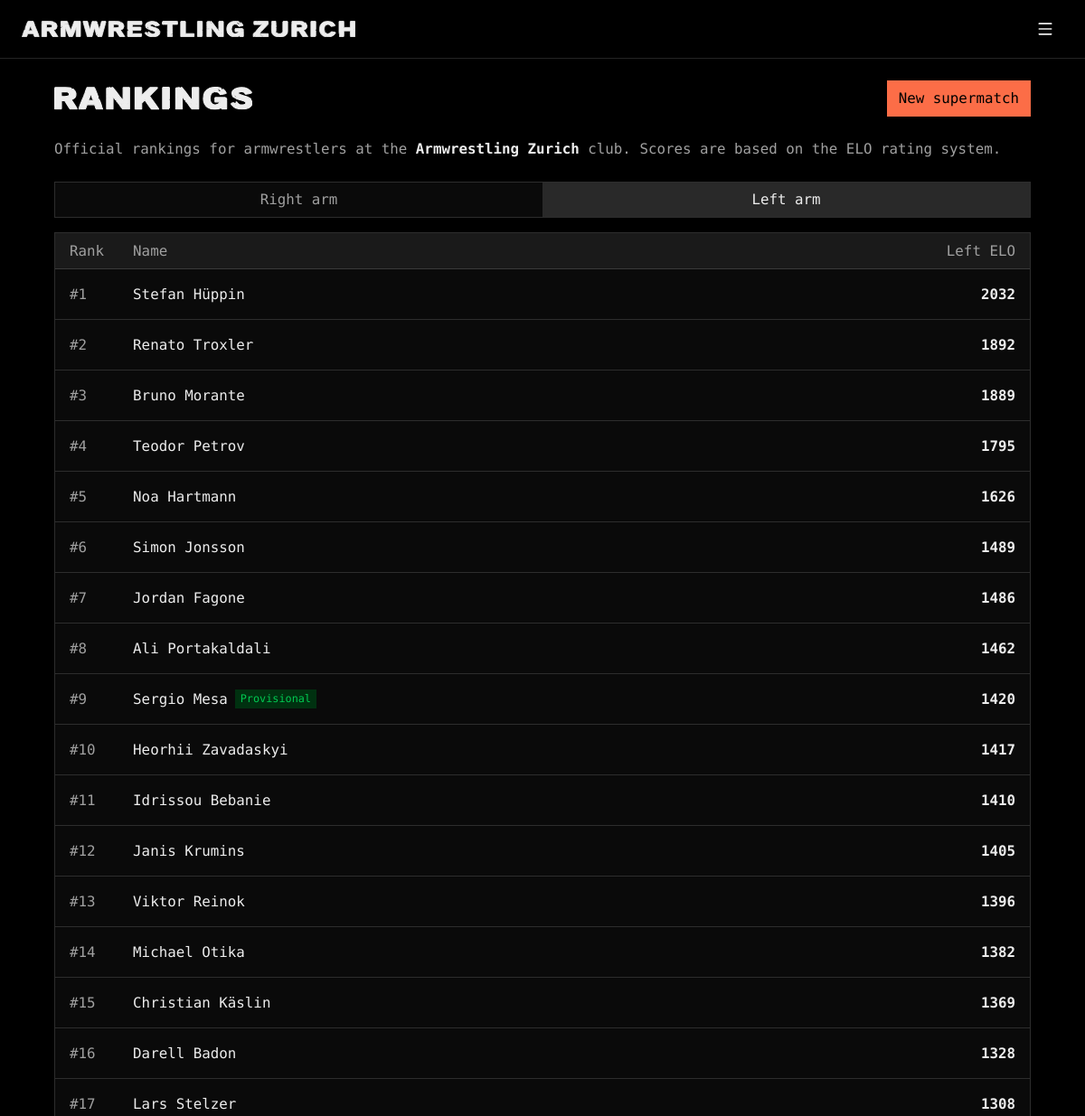
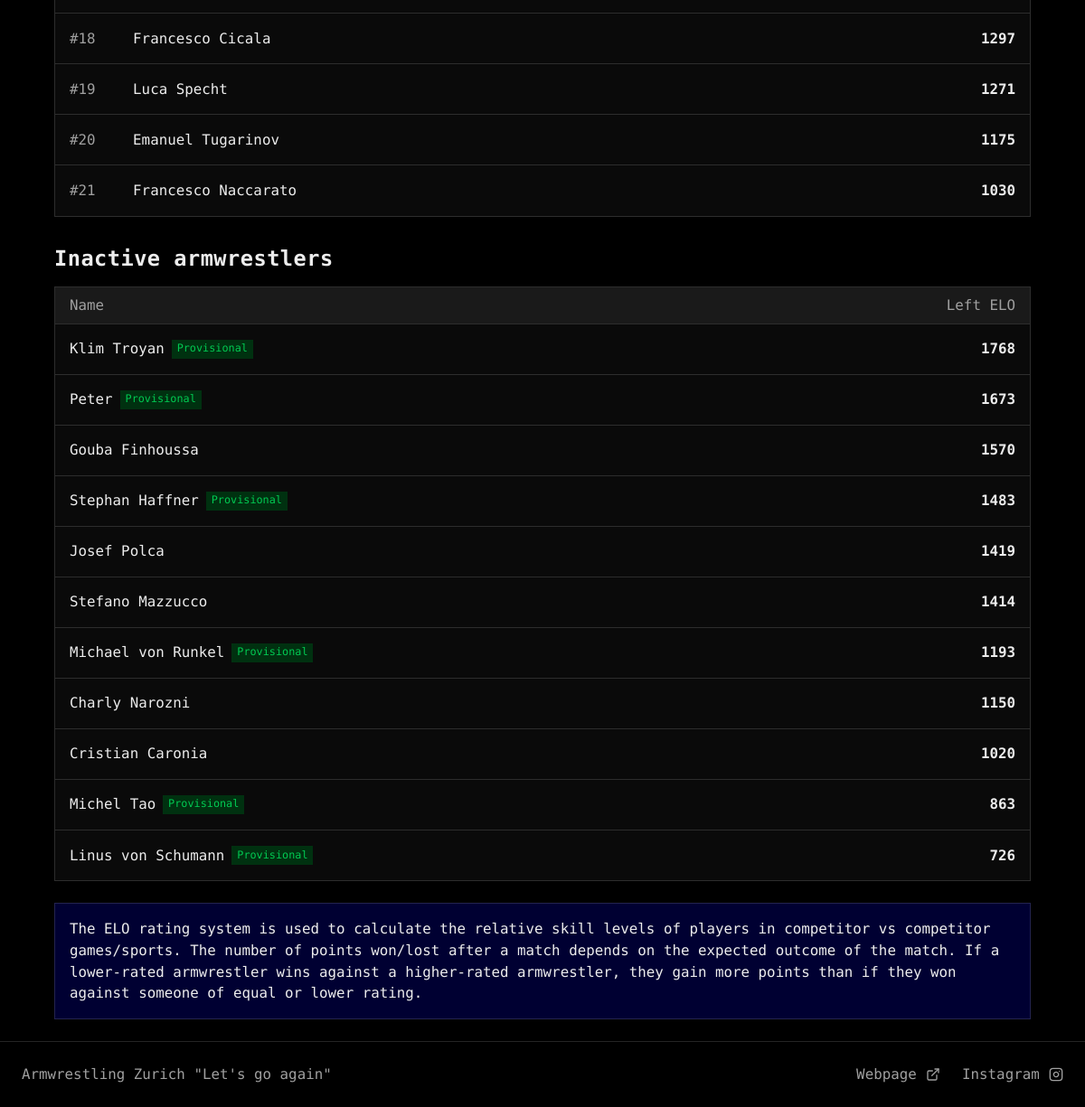
The app's page /left with its own data (2 pictures, top to bottom).
### tables this page shows
CREATE TABLE "armwrestlers" (
    id INTEGER PRIMARY KEY AUTOINCREMENT,
    name TEXT NOT NULL UNIQUE,
    right_elo INTEGER NOT NULL,
    left_elo INTEGER NOT NULL,
    right_rank INTEGER,
    left_rank INTEGER,
    added_by TEXT NOT NULL,
    last_edited_by TEXT, hidden INTEGER NOT NULL DEFAULT 0, active INTEGER NOT NULL DEFAULT 1,
    FOREIGN KEY (added_by) REFERENCES users(username)
);

CREATE TABLE "armwrestler_badges" (
    armwrestler_id INTEGER NOT NULL,
    badge_id INTEGER NOT NULL,
    arm TEXT NOT NULL CHECK (arm IN ('right', 'left')),
    assigned_date DATE NOT NULL DEFAULT CURRENT_TIMESTAMP,
    assigned_by TEXT,
    PRIMARY KEY (armwrestler_id, badge_id, arm),
    FOREIGN KEY (armwrestler_id) REFERENCES armwrestlers(id) ON DELETE CASCADE,
    FOREIGN KEY (badge_id) REFERENCES badges(id) ON DELETE CASCADE
);

CREATE TABLE "badges" (
    id INTEGER PRIMARY KEY AUTOINCREMENT,
    name TEXT NOT NULL UNIQUE,
    color TEXT NOT NULL
);

### armelo_app.py (the view)
@app.route("/")
@app.route("/<any(right, left):arm>")
def ranking(arm='right'):
    rank_column = 'right_rank' if arm == 'right' else 'left_rank'
    elo_column = 'right_elo' if arm == 'right' else 'left_elo'
    current_user = session.get('username', None)
    update_ranks()
    active_armwrestlers = db_execute('''
        SELECT {0} AS rank, id, name, {1} AS elo FROM armwrestlers
        WHERE active AND NOT hidden ORDER BY rank ASC
    '''.format(rank_column, elo_column))
    inactive_armwrestlers = db_execute('''
        SELECT id, name, {0} AS elo FROM armwrestlers
        WHERE NOT active AND NOT hidden ORDER BY elo DESC
    '''.format(elo_column))
    badge_data = db_execute('''
        SELECT armwrestler_badges.armwrestler_id, badges.name, badges.color
        FROM armwrestler_badges
        JOIN badges ON armwrestler_badges.badge_id = badges.id
        WHERE armwrestler_badges.arm = ?
    ''', arm)
    armwrestler_badges_dict = {}
    for badge in badge_data:
        armwrestler_badges_dict.setdefault(badge['armwrestler_id'], []).append((badge['name'], badge['color']))
    template_data = {
        'active_armwrestlers': active_armwrestlers,
        'inactive_armwrestlers': inactive_armwrestlers,
        'current_user': current_user,
        'arm': arm,
        'armwrestler_badges_dict': armwrestler_badges_dict
    }
    if is_htmx():
        return render_template('ranking_partial.html', **template_data)
    return render_template('ranking.html', **template_data)

### armelo_app.py (called while the page is built)
@app.context_processor
def inject_user():
    username = session.get('username')
    return dict(username=username)

### config.py (called while the page is built)
def get_db():
    db = getattr(g, '_database', None)
    if db is None:
        db = g._database = sqlite3.connect(DATABASE)
        db.row_factory = sqlite3.Row
    return db

def db_execute(query, *args):
    db = get_db()
    cur = db.cursor()
    try:
        cur.execute(query, args)
        if query.strip().upper().startswith(("SELECT", "WITH")):
            return cur.fetchall()
        db.commit()
    except sqlite3.Error:
        db.rollback()
        raise
    finally:
        cur.close()

### helpers.py (called while the page is built)
def is_htmx():
    return bool(request.headers.get('HX-Request')) and not request.headers.get('HX-History-Restore-Request')

### templates/ranking.html (shortened to what this page needs)
{% extends "layout.html" %}
{% from 'macros.html' import wordmark %}
{% block content %}
<div class="page-header">
    <h2 class="page-title">{{ wordmark('rankings', 'Rankings', 13650, 1584) }}</h2>
    <form action="{{ url_for('supermatch') }}" method="POST">
        <button type="submit" class="btn btn-primary">New supermatch</button>
    </form>
</div>
<p class="muted">Official rankings for armwrestlers at the <strong>Armwrestling Zurich</strong> club. Scores are based on the ELO rating system.</p>
<div id="rankings" class="stack">
    {% include 'ranking_partial.html' %}
</div>
<div class="note" role="note">
    The ELO rating system is used to calculate the relative skill levels of players in competitor vs competitor games/sports.
    The number of points won/lost after a match depends on the expected outcome of the match.
    If a lower-rated armwrestler wins against a higher-rated armwrestler, they gain more points than if they won against someone of equal or lower rating.
</div>
{% endblock %}

### templates/ranking_partial.html (shortened to what this page needs)
{% from 'macros.html' import arm_toggle with context %}
{{ arm_toggle('ranking', '#rankings') }}
<div class="table-wrap">
    <table class="table table-hover">
        <thead>
            <tr>
                <th>Rank</th>
                <th class="w-full">Name</th>
                <th class="num">{{ "Right ELO" if arm == 'right' else "Left ELO" }}</th>
            </tr>
        </thead>
        <tbody>
            {% for armwrestler in active_armwrestlers %}
            <tr>
                <td class="muted">#{{ armwrestler['rank'] }}</td>
                <td>
                    <div class="row">
                        <a href="{{ url_for('view_member', id=armwrestler['id'], arm=arm) }}" class="name-link">{{ armwrestler['name'] }}</a>
                        {% if armwrestler['id'] in armwrestler_badges_dict %}
                        {% for bname, bcolor in armwrestler_badges_dict[armwrestler['id']] %}
                        <span class="badge {{ bcolor }}">{{ bname }}</span>
                        {% endfor %}
                        {% endif %}
                    </div>
                </td>
                <td class="num"><strong>{{ armwrestler['elo'] }}</strong></td>
            </tr>
            {% endfor %}
        </tbody>
    </table>
</div>
<h2 class="section-title">Inactive armwrestlers</h2>
<div class="table-wrap">
    <table class="table table-hover">
        <thead>
            <tr>
                <th class="w-full">Name</th>
                <th class="num">{{ "Right ELO" if arm == 'right' else "Left ELO" }}</th>
            </tr>
        </thead>
        <tbody>
            {% for armwrestler in inactive_armwrestlers %}
            <tr>
                <td>
                    <div class="row">
                        <a href="{{ url_for('view_member', id=armwrestler['id'], arm=arm) }}" class="name-link">{{ armwrestler['name'] }}</a>
                        {% if armwrestler['id'] in armwrestler_badges_dict %}
                        {% for bname, bcolor in armwrestler_badges_dict[armwrestler['id']] %}
                        <span class="badge {{ bcolor }}">{{ bname }}</span>
                        {% endfor %}
                        {% endif %}
                    </div>
                </td>
                <td class="num"><strong>{{ armwrestler['elo'] }}</strong></td>
            </tr>
            {% endfor %}
        </tbody>
    </table>
</div>

### static/styles.css (style rules this page uses)
:root { color-scheme: dark; --bg: #000; --bg-100: #0a0a0a; --gray-100: #1a1a1a; --gray-300: #292929; --gray-600: #878787; --gray-900: #a0a0a0; --gray-1000: #ededed; --alpha-400: #ffffff24; --alpha-500: #ffffff3d; --border: 1px solid var(--alpha-400); --navy: #000032; --accent: #fc6d47; --green: #00ca52; --green-bg: #003110; --red: #ff5e63; --red-bg: #440d13; --font: "Geist Mono", ui-monospace, "SFMono-Regular", Menlo, monospace; --text-sm: clamp(0.625rem, 0.5732rem + 0.221vw, 0.75rem); --text-base: clamp(0.875rem, 0.8232rem + 0.221vw, 1rem); --text-xl: clamp(1.25rem, 1.1464rem + 0.442vw, 1.5rem); --word-space: 0.65em; --tag-height: 1.75em; --space-sm: 8px; --space-md: 16px; --space-lg: 24px; --control-height: 32px; --control-padding: 8px; --icon-size: 16px; --header-height: 64px; --gutter: var(--space-md); }
@media (min-width: 768px) { :root { --control-height: 40px; --control-padding: 12px; --gutter: var(--space-lg); } }
*, *::before, *::after { box-sizing: border-box; border-radius: 0; }
body, h2, h3, p, dl, dd { margin: 0; }
html { scrollbar-width: none; }
body { min-height: 100dvh; display: flex; flex-direction: column; background: var(--bg); color: var(--gray-1000); font: 400 var(--text-base)/1.5 var(--font); -webkit-font-smoothing: antialiased; -moz-osx-font-smoothing: grayscale; -webkit-tap-highlight-color: transparent; }
a { color: inherit; text-decoration: none; }
button, input, select { font: inherit; color: inherit; }
th { text-align: start; }
a, .btn, .btn-toggle::before, .segment, .input, .select, .score, .card, .table-hover tr { transition: color 0.15s, background-color 0.15s, border-color 0.15s; }
.btn, .segment, .card-button, .select, .range { cursor: pointer; }
.btn, .segment { user-select: none; }
.stack, .modal-body { display: flex; flex-direction: column; gap: var(--space-md); }
.row { display: flex; flex-wrap: wrap; align-items: center; gap: var(--space-sm); }
.badge { font-size: var(--text-sm); }
h2, h3, .value, .score-grid { font-size: var(--text-xl); font-weight: 700; line-height: 1.25; }
h2, h3, .value { letter-spacing: 0.02em; }
.page-header { display: flex; align-items: center; gap: var(--space-md); }
.page-title { flex: 1; min-width: 0; overflow-wrap: anywhere; }
.section-title { margin-top: var(--space-md); }
.btn { display: inline-flex; align-items: center; justify-content: center; gap: var(--word-space); height: var(--control-height); padding: 0 var(--control-padding); border: 1px solid transparent; background: none; font-weight: 500; white-space: nowrap; }
.btn-primary { background: var(--accent); color: var(--bg); }
.table-wrap { overflow-x: auto; border: var(--border); background: var(--bg-100); }
.table { width: 100%; border-collapse: collapse; }
.table th, .table td { padding: 0 var(--space-sm); }
.table th { height: var(--control-height); background: var(--gray-100); color: var(--gray-900); font-weight: 500; white-space: nowrap; }
.table td { height: calc(var(--control-height) + 2 * var(--space-sm)); border-top: var(--border); }
.table .num { text-align: right; }
.table .row { row-gap: 0; }
.name-link { overflow-wrap: anywhere; font-weight: 500; text-decoration-color: var(--gray-600); text-underline-offset: 3px; }
@media (min-width: 768px) { .table th, .table td { padding-inline: var(--space-md); } }
.badge { display: inline-grid; place-items: center; min-width: var(--tag-height); height: var(--tag-height); padding: 0 0.5em; background: var(--gray-300); font-weight: 500; line-height: 1; white-space: nowrap; }
.note { padding: var(--space-md); border: var(--border); background: var(--navy); }
.w-full { width: 100%; }
.muted, .text-secondary { color: var(--gray-900); }
.muted strong { color: var(--gray-1000); }
.bg-success, .text-bg-success { background: var(--green-bg); color: var(--green); }

### records on screen
armwrestlers: rank "1", name "Stefan Hüppin", elo "2032"
armwrestlers: rank "2", name "Renato Troxler", elo "1892"
armwrestlers: rank "3", name "Bruno Morante", elo "1889"
armwrestlers: rank "4", name "Teodor Petrov", elo "1795"
armwrestlers: rank "5", name "Noa Hartmann", elo "1626"
armwrestlers: rank "6", name "Simon Jonsson", elo "1489"
armwrestlers: rank "7", name "Jordan Fagone", elo "1486"
armwrestlers: rank "8", name "Ali Portakaldali", elo "1462"
armwrestlers: rank "9", name "Sergio Mesa", elo "1420"
armwrestler_badges: name "Provisional"
armwrestlers: rank "10", name "Heorhii Zavadaskyi", elo "1417"
armwrestlers: rank "11", name "Idrissou Bebanie", elo "1410"
armwrestlers: rank "12", name "Janis Krumins", elo "1405"
armwrestlers: rank "13", name "Viktor Reinok", elo "1396"
armwrestlers: rank "14", name "Michael Otika", elo "1382"
armwrestlers: rank "15", name "Christian Käslin", elo "1369"
armwrestlers: rank "16", name "Darell Badon", elo "1328"
armwrestlers: rank "17", name "Lars Stelzer", elo "1308"
armwrestlers: rank "18", name "Francesco Cicala", elo "1297"
armwrestlers: rank "19", name "Luca Specht", elo "1271"
armwrestlers: rank "20", name "Emanuel Tugarinov", elo "1175"
armwrestlers: rank "21", name "Francesco Naccarato", elo "1030"
armwrestlers: name "Klim Troyan", elo "1768"
armwrestler_badges: name "Provisional"
armwrestlers: name "Peter", elo "1673"
armwrestler_badges: name "Provisional"
armwrestlers: name "Gouba Finhoussa", elo "1570"
armwrestlers: name "Stephan Haffner", elo "1483"
armwrestler_badges: name "Provisional"
armwrestlers: name "Josef Polca", elo "1419"
armwrestlers: name "Stefano Mazzucco", elo "1414"
armwrestlers: name "Michael von Runkel", elo "1193"
armwrestler_badges: name "Provisional"
armwrestlers: name "Charly Narozni", elo "1150"
armwrestlers: name "Cristian Caronia", elo "1020"
armwrestlers: name "Michel Tao", elo "863"
armwrestler_badges: name "Provisional"
armwrestlers: name "Linus von Schumann", elo "726"
armwrestler_badges: name "Provisional"

### other values on screen
{{ label }} "Right arm" "Left arm"
{{ "Right ELO" if arm == 'right' else "Left ELO" }} "Left ELO"
